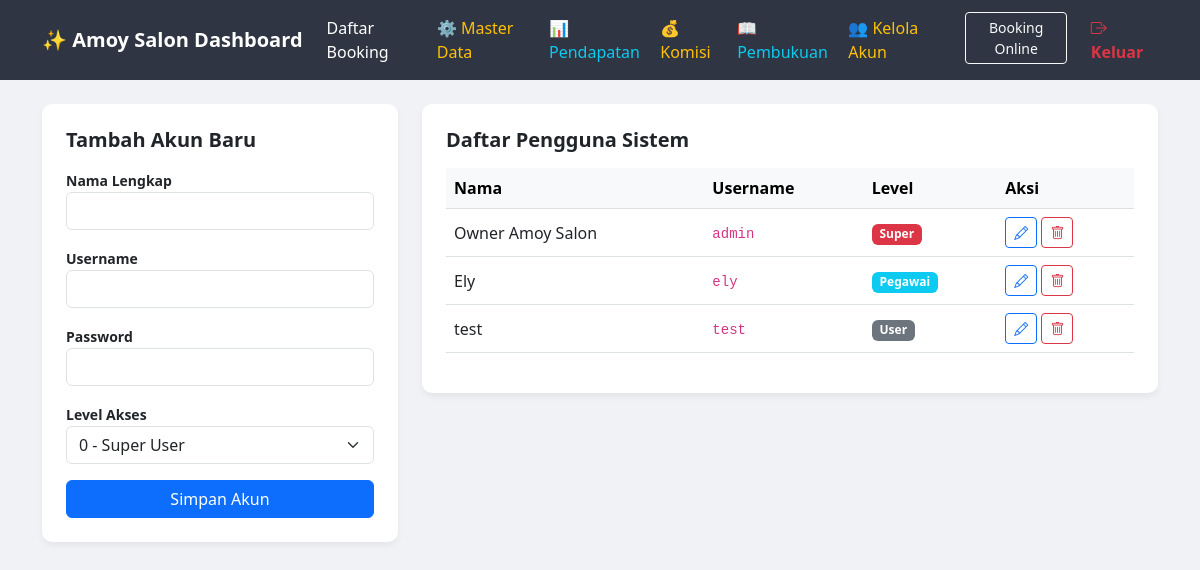
Screenshot of /class/user_manage.php (signed in) with the database file from the repository.
### tables this page shows
CREATE TABLE `users` (
  `id_user` int(11) NOT NULL,
  `username` varchar(50) NOT NULL,
  `password` varchar(255) NOT NULL,
  `nama_lengkap` varchar(100) DEFAULT NULL,
  `level` int(11) NOT NULL COMMENT '0:SuperUser, 1:Admin, 2:Pegawai, 3:User'
);

### class/user_manage.php (the view, shortened to what this page needs)
<?php
include 'koneksi.php';
?>
<!DOCTYPE html>
<html lang="id">
<head>
    <link href="https://cdn.jsdelivr.net/npm/bootstrap@5.3.0/dist/css/bootstrap.min.css" rel="stylesheet">
    <link rel="stylesheet" href="https://cdn.jsdelivr.net/npm/bootstrap-icons@1.11.1/font/bootstrap-icons.css">
</head>
<body>
<nav class="navbar navbar-expand-lg navbar-dark mb-4">
    <div class="container">
        <a class="navbar-brand fw-bold" href="admin.php">✨ Amoy Salon Dashboard</a>
        <div class="collapse navbar-collapse" id="navbarNav">
            <ul class="navbar-nav ms-auto">
                <?php if ($_SESSION['level'] <= 2): ?>
                    <li class="nav-item"><a class="nav-link active" href="../pages/admin.php">Daftar Booking</a></li>
                <?php endif; ?>
                <?php if ($_SESSION['level'] <= 1): ?>
                    <li class="nav-item"><a class="nav-link text-warning" href="../pages/master_data.php">⚙️ Master Data</a></li>
                <?php endif; ?>
                <?php if ($_SESSION['level'] <= 2): ?>
                    <li class="nav-item"><a class="nav-link text-info" href="../pages/laporan.php">📊 Pendapatan</a></li>
                    <li class="nav-item"><a class="nav-link text-warning" href="../pages/komisi.php">💰 Komisi</a></li>
                    <li class="nav-item"><a class="nav-link text-info" href="../pages/laporan_pembayaran.php">📖 Pembukuan</a></li>
                <?php endif; ?>
                <?php if ($_SESSION['level'] <= 1): ?>
                    <li class="nav-item"><a class="nav-link active text-warning" href="user_manage.php">👥 Kelola Akun</a></li>
                <?php endif; ?>
                <li class="nav-item ms-lg-3"><a class="btn btn-sm btn-outline-light mt-1" href="../index.php" target="_blank">Booking Online</a></li>
                <li class="nav-item ms-lg-3">
                    <a class="nav-link text-danger fw-bold" href="logout.php" onclick="return confirm('Yakin ingin keluar?')">
                        <i class="bi bi-box-arrow-right"></i> Keluar
                    </a>
                </li>
            </ul>
        </div>
    </div>
</nav>
<div class="container">
    <div class="row">
        <div class="col-md-4 mb-4">
            <div class="card p-4">
                <h5 class="fw-bold mb-3">Tambah Akun Baru</h5>
                <form action="user_proses.php" method="POST">
                    <div class="mb-3">
                        <label class="small fw-bold">Nama Lengkap</label>
                        <input type="text" name="nama_lengkap" class="form-control" required>
                    </div>
                    <div class="mb-3">
                        <label class="small fw-bold">Username</label>
                        <input type="text" name="username" class="form-control" required>
                    </div>
                    <div class="mb-3">
                        <label class="small fw-bold">Password</label>
                        <input type="password" name="password" class="form-control" required>
                    </div>
                    <div class="mb-3">
                        <label class="small fw-bold">Level Akses</label>
                        <select name="level" class="form-select">
                            <option value="0">0 - Super User</option>
                        </select>
                    </div>
                    <button type="submit" name="tambah_user" class="btn btn-primary w-100">Simpan Akun</button>
                </form>
            </div>
        </div>
        <div class="col-md-8">
            <div class="card p-4">
                <h5 class="fw-bold mb-3">Daftar Pengguna Sistem</h5>
                <div class="table-responsive">
                    <table class="table table-hover align-middle">
                        <thead class="table-light">
                            <tr>
                                <th>Nama</th>
                                <th>Username</th>
                                <th>Level</th>
                                <th>Aksi</th>
                            </tr>
                        </thead>
                        <tbody>
                            <?php
                            $sql = mysqli_query($conn, "SELECT * FROM users ORDER BY level ASC");
                            while ($u = mysqli_fetch_array($sql)) {
                                $lbl = ['0'=>'Super', '1'=>'Admin', '2'=>'Pegawai', '3'=>'User'];
                                $color = ['0'=>'danger', '1'=>'warning', '2'=>'info', '3'=>'secondary'];
                            ?>
                            <tr>
                                <td><?= $u['nama_lengkap']; ?></td>
                                <td><code><?= $u['username']; ?></code></td>
                                <td><span class="badge bg-<?= $color[$u['level']]; ?>"><?= $lbl[$u['level']]; ?></span></td>
                                <td>
                                    <a href="user_edit.php?id=<?= $u['id_user']; ?>" class="btn btn-sm btn-outline-primary"><i class="bi bi-pencil"></i></a>
                                    <a href="user_manage.php?hapus=<?= $u['id_user']; ?>" class="btn btn-sm btn-outline-danger" onclick="return confirm('Hapus akun ini?')"><i class="bi bi-trash"></i></a>
                                </td>
                            </tr>
                            <?php } ?>
                        </tbody>
                    </table>
                </div>
            </div>
        </div>
    </div>
</div>
</body>
</html>

### class/user_manage.php (style rules this page uses)
body { background-color: #f1f2f6; }
.navbar { background-color: #2f3542; }
.card { border: none; border-radius: 10px; box-shadow: 0 4px 6px rgba(0,0,0,0.05); }

### rows the page displays
users: nama_lengkap "Owner Amoy Salon", username "admin", level "Super"
users: nama_lengkap "Ely", username "ely", level "Pegawai"
users: nama_lengkap "test", username "test", level "User"
